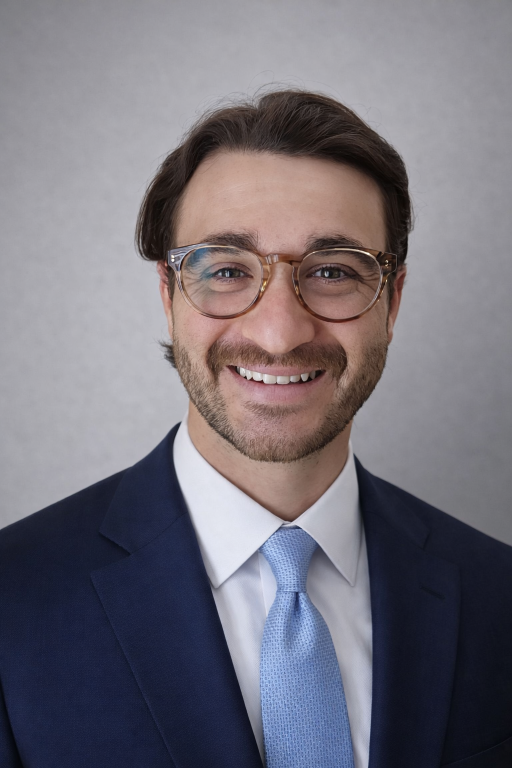
#> input picture Headshot.png, 1024 x 1536 px (shown at 1/2 size)
$ python compress_image.py
#> lines starting #> are read from the running program, lines starting #| are printed output that depends on the picture
from PIL import Image

img = Image.open('Headshot.png')
#> img is the input picture: PIL image 1024x1536 RGB; mean R, G, B 117.1, 113, 121.9
img.thumbnail((600, 600), Image.Resampling.LANCZOS)
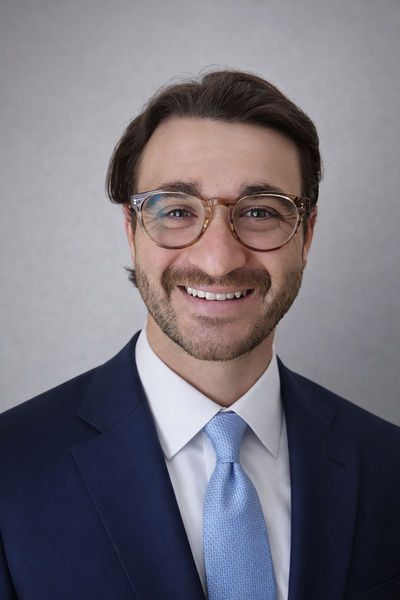
#> img: PIL image 400x600 RGB; mean R, G, B 117.1, 113, 121.9
img.save('Headshot.png', 'PNG', optimize=True)
print('Image compressed successfully')

$ run again, with Selfie.jpg saved as Headshot.png
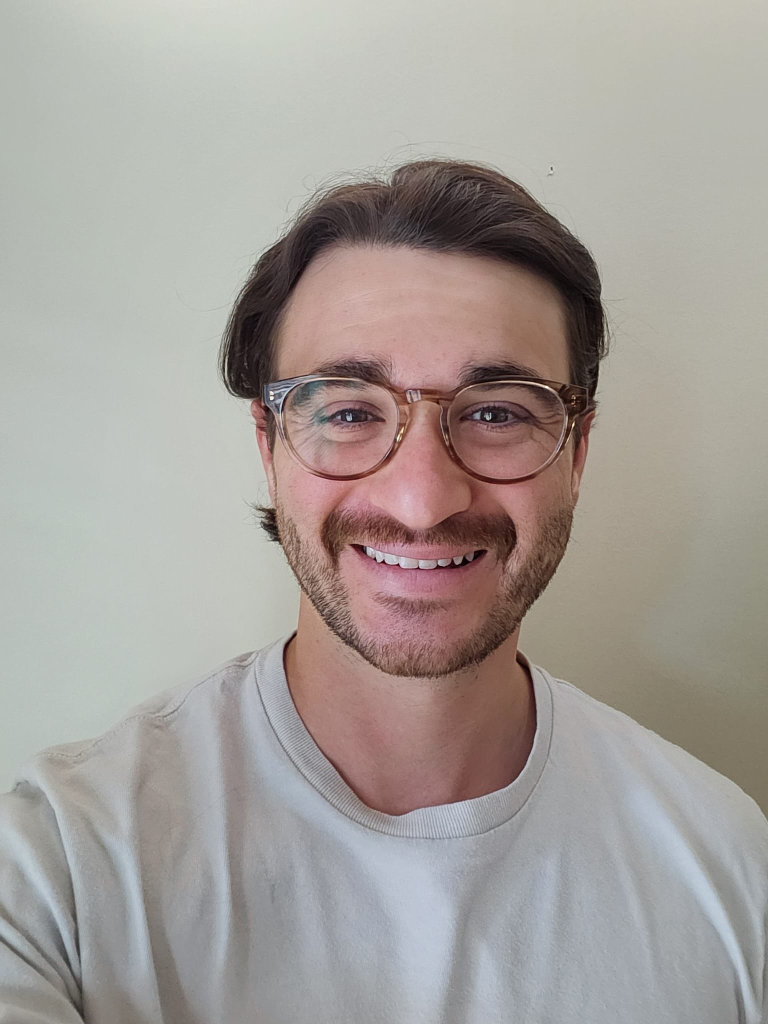
#> input picture Selfie.jpg, 1536 x 2048 px (shown at 1/2 size)
#> img is the input picture: PIL image 1536x2048 RGB; mean R, G, B 165.2, 158.8, 154
#> `img.thumbnail((600, 600), Image.Resampling.LANCZOS)`:
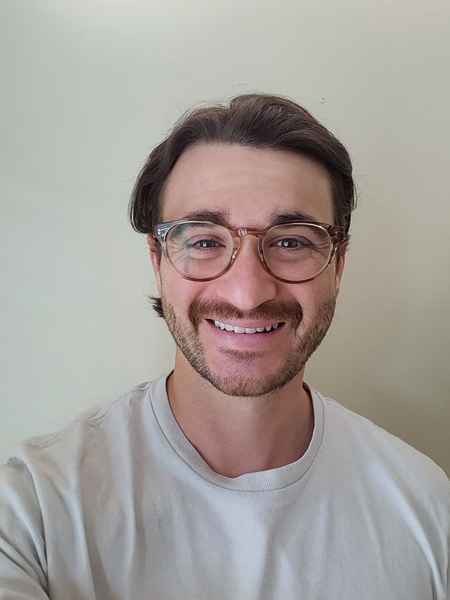
#> img: PIL image 450x600 RGB; mean R, G, B 165.2, 158.8, 154
